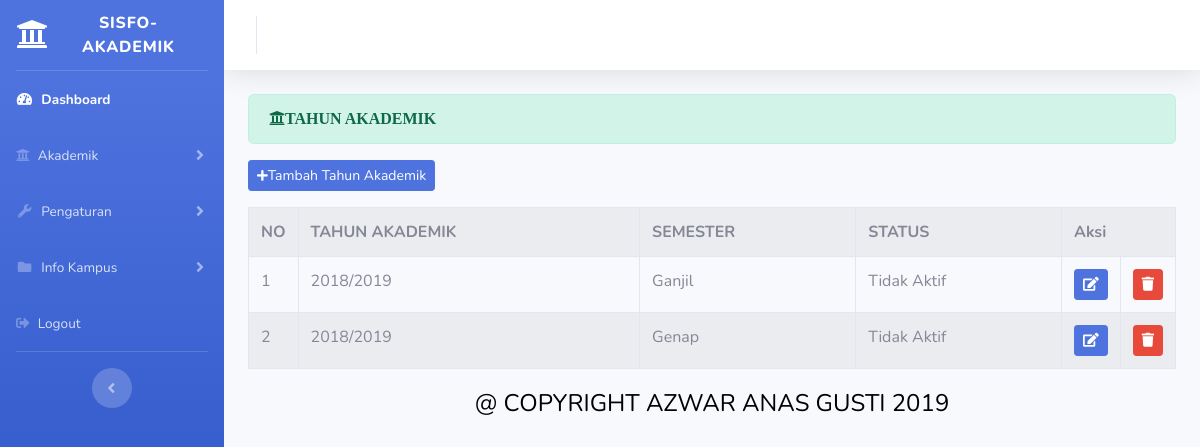
The page /index.php/administrator/tahun_akademik on the database its author committed.
### tables this page shows
CREATE TABLE `tahun_akademik` (
  `id_thn_akad` int(11) NOT NULL,
  `tahun_akademik` varchar(20) NOT NULL,
  `semester` varchar(20) NOT NULL,
  `status` varchar(20) NOT NULL
);

### application/controllers/administrator/tahun_akademik.php (called while the page is built, shortened)
<?php
class Tahun_akademik extends CI_Controller{
	public function index()
	{
		$data['tahun_akademik'] = $this->tahunakademik_model->tampil_data('tahun_akademik')->result();
		$this->load->view('templates_administrator/header');
		$this->load->view('templates_administrator/sidebar');
		$this->load->view('administrator/tahun_akademik',$data);
		$this->load->view('templates_administrator/footer');
	}
}

### index.php (called while the page is built, shortened)
<?php
require_once BASEPATH.'core/CodeIgniter.php';

### application/models/tahunakademik_model.php (called while the page is built, shortened)
<?php
class Tahunakademik_model extends CI_Model{
	public function tampil_data($table)
	{
        return $this->db->get($table);
	}
}

### application/views/administrator/tahun_akademik.php (the view, shortened to what this page needs)
<div class="container-fluid">
	 <div class="alert alert-success" role="alert">
   <i class="fas fa-university">TAHUN AKADEMIK </i>
       </div>
        <?php echo anchor('administrator/tahun_akademik/tambah_tahun_akademik','<button class="btn btn-sm btn-primary mb-3"><i class=" fas fa-plus fa-sm"></i>Tambah Tahun Akademik </button>') ?>
	 <table class="table table-bordered table-striped table-hover">
     <tr>
     	<th>NO</th>
     	<th>TAHUN AKADEMIK</th>
        <th>SEMESTER</th>
        <th>STATUS</th>
        <th colspan="2">Aksi</th>
    </tr>
    <?php
    $no = 1;
     foreach ($tahun_akademik as $ak) : ?>
     	<tr>
    		<td width="20px"><?php echo $no++ ?></td>
    		<td><?php echo $ak->tahun_akademik ?></td>
    		<td><?php echo $ak->semester ?></td>
    		<td><?php echo $ak->status ?></td>
    		<td width="20px"><?php echo anchor('administrator/tahun_akademik/update/'. $ak->id_thn_akad,'<div class="btn btn-sm btn-primary"><i class="fa fa-edit"></i></div>') ?></td>
    	    <td width="20px"><?php echo anchor('administrator/tahun_akademik/delete/'. $ak->id_thn_akad,'<div class="btn btn-sm btn-danger"><i class="fa fa-trash"></i></div>') ?></td>
    	</tr>
     	 <?php endforeach; ?>
</table>
</div>

### rows shown on the page
tahun_akademik: tahun_akademik "2018/2019", semester "Ganjil", status "Tidak Aktif"
tahun_akademik: tahun_akademik "2018/2019", semester "Genap", status "Tidak Aktif"
